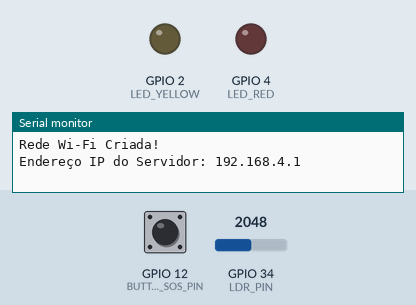
A sketch run on a simulated ESP32. Parts: output pins drawn as LEDs (lit = HIGH), the last lines printed to the serial monitor. The inputs (shaded band) are chosen by the test bench; at power-on: GPIO 34 (LDR_PIN) = 2048, GPIO 12 (BUTTON_SOS_PIN) HIGH.

Above: at 1.2 s.
1.3 s: GPIO 34 (LDR_PIN) set to 1554
3.2 s: GPIO 34 (LDR_PIN) set to 1460
At 4.4 s:
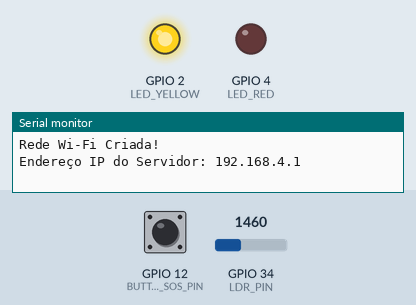
6.2 s: GPIO 12 (BUTTON_SOS_PIN) pulled LOW for 0.15 s
At 6.7 s:
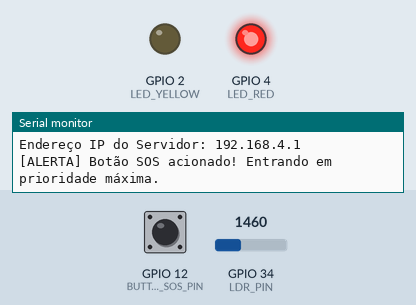
9.3 s: GPIO 12 (BUTTON_SOS_PIN) pulled LOW for 1 s
At 13.1 s:
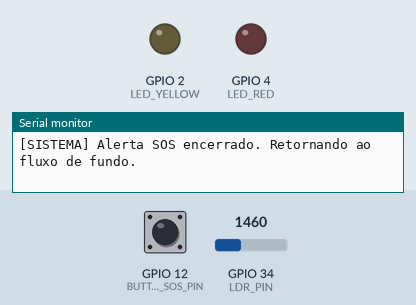
13.3 s: GPIO 12 (BUTTON_SOS_PIN) pulled LOW for 3.2 s
At 14.5 s:
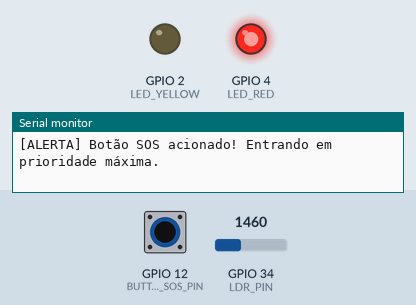
Timing chart, 0 to 19.0 s (numbered marks = the images above; inputs shaded):
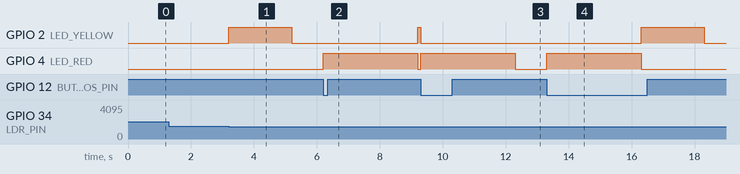

Measured:
- the behaviour switches between 1500 and 1499 on GPIO 34 (LDR_PIN) (found by bisection; images 0 and 1)
- after the input at 1.3 s, every drawn part: stays the same
- after the input at 3.2 s, GPIO 2 (LED_YELLOW): LOW → HIGH at once, → LOW 2.0 s later
- after the input at 6.2 s, GPIO 4 (LED_RED): LOW → HIGH at once, → LOW 3.0 s later
- after the input at 9.3 s, GPIO 4 (LED_RED): LOW → HIGH at once, → LOW 3.0 s later
- after the input at 13.3 s, GPIO 4 (LED_RED): LOW → HIGH at once, → LOW 3.0 s later

The sketch:

SistemaMonitoramento.ino
```cpp
#include <WiFi.h>
#include <WebServer.h>

// Configurações do Access Point Wi-Fi (Igual ao seu anterior)
const char* SSID     = "Monitor_SOS_ESP32";
const char* PASSWORD = "12345678";

// Definição de Pinos (Altere conforme sua montagem física)
#define LDR_PIN 34         // Entrada analógica do ADC para o sensor LDR
#define BUTTON_SOS_PIN 12  // Entrada digital para o botão SOS (com interrupção)
#define LED_YELLOW 2       // Pino do LED de alerta/noturno (ou Built-in se compatível)
#define LED_RED 4          // Pino do LED vermelho de emergência SOS

WebServer server(80);

// Variáveis de controle de estado globais e voláteis (Modificadas na ISR)
volatile bool sosAtivo = false;
volatile unsigned long ultimaInterrupcao = 0;
const unsigned long TEMPO_DEBOUNCE = 50; // Filtro de 50 milissegundos para o botão

// Variável para armazenar a última leitura estável do LDR
int valorLdrAtual = 0;

// Rotina de Serviço de Interrupção (ISR) residente na memória rápida IRAM
void IRAM_ATTR isrBotaoSOS() {
  unsigned long tempoAtual = millis();

  // Tratamento de Debounce por Software
  if (tempoAtual - ultimaInterrupcao > TEMPO_DEBOUNCE) {
    sosAtivo = true; // Sinaliza a ocorrência imediata do evento crítico
    ultimaInterrupcao = tempoAtual;
  }
}

// Interface Web minimalista e moderna em HTML que atualiza os dados via Fetch API
const char* HTML_MONITOR = R"rawhtml(
<!DOCTYPE html>
<html lang="pt-BR">
<head>
  <meta charset="UTF-8">
  <meta name="viewport" content="width=device-width, initial-scale=1">
  <title>Sistema de Monitoramento Inteligente</title>
  <style>
    * { box-sizing: border-box; margin: 0; padding: 0; }
    body { font-family: Arial, sans-serif; background: #0f1117; color: #e2e8f0;
           display: flex; justify-content: center; align-items: center; min-height: 100vh; }
    .card { background: #1a1d27; border: 1px solid #2e3347; border-radius: 12px; padding: 2rem; width: 360px; text-align: center; }
    h1 { color: #3b82f6; font-size: 1.2rem; margin-bottom: 1.5rem; }
    label { font-size: 0.8rem; color: #94a3b8; display: block; margin-bottom: 10px; }
    .ldr-box { background: #22263a; border: 1px solid #2e3347; border-radius: 8px; padding: 1.5rem; margin-bottom: 1rem; }
    .ldr-value { font-size: 3rem; font-family: monospace; color: #f59e0b; font-weight: 700; }
    .status { font-size: 0.9rem; color: #94a3b8; margin-top: 10px; }
    .indicator { display: inline-block; width: 12px; height: 12px; border-radius: 50%; background: #22c55e; margin-right: 6px; }
    .indicator.alert { background: #ef4444; box-shadow: 0 0 8px #ef4444; }
  </style>
</head>
<body>
<div class="card">
  <h1>Monitoramento Urbano & Alerta</h1>
  <label>Telemetria em Tempo Real (Sensor LDR)</label>
  <div class="ldr-box">
    <div class="ldr-value" id="ldrVal">----</div>
    <div class="status" id="ldrStatus">Calculando luminosidade...</div>
  </div>
  <p style="font-size:0.75rem; color:#64748b;">Frequência de Atualização: >= 1Hz</p>
</div>

<script>
// Realiza requisições a cada 1 segundo (1Hz) para obter a leitura do ADC
setInterval(async function() {
  try {
    var resp = await fetch("/data");
    var data = await resp.json();
    document.getElementById("ldrVal").textContent = data.ldr;

    if(data.ldr < 1500) {
      document.getElementById("ldrStatus").innerHTML = "<span class='indicator alert'></span>Modo Noturno Ativo";
    } else {
      document.getElementById("ldrStatus").innerHTML = "<span class='indicator'></span>Luminosidade Normal";
    }
  } catch(e) {
    document.getElementById("ldrVal").textContent = "ERR";
  }
}, 1000);
</script>
</body>
</html>
)rawhtml";

// Envia o JSON com as informações obtidas pelo ADC
void handleData() {
  String json = "{";
  json += "\"ldr\":" + String(valorLdrAtual);
  json += "}";
  server.send(200, "application/json", json);
}

void handleRoot()     { server.send(200, "text/html", HTML_MONITOR); }
void handleNotFound() { server.send(404, "text/plain", "Página não encontrada"); }

void setup() {
  Serial.begin(115200);

  // Configuração dos Pinos
  pinMode(LDR_PIN, INPUT);
  pinMode(LED_YELLOW, OUTPUT);
  pinMode(LED_RED, OUTPUT);

  // Configuração do botão com resistor interno de Pull-up
  pinMode(BUTTON_SOS_PIN, INPUT_PULLUP);

  // Atrela a Interrupção de hardware ao pino do botão na borda de descida (FALLING)
  attachInterrupt(digitalPinToInterrupt(BUTTON_SOS_PIN), isrBotaoSOS, FALLING);

  // Inicialização do Wi-Fi como Ponto de Acesso (AP)
  WiFi.softAP(SSID, PASSWORD);
  Serial.println("Rede Wi-Fi Criada!");
  Serial.print("Endereço IP do Servidor: ");
  Serial.println(WiFi.softAPIP());

  // Configuração das rotas do Servidor Web
  server.on("/", handleRoot);
  server.on("/data", handleData);
  server.onNotFound(handleNotFound);
  server.begin();
}

unsigned long tempoUltimoPisca = 0;
bool estadoAmarelo = false;

void loop() {
  // Executa o tratamento das requisições HTTP do Servidor Web
  server.handleClient();

  // Realiza a leitura contínua (Polling) do LDR para atualização da telemetria
  valorLdrAtual = analogRead(LDR_PIN);

  // MÁQUINA DE ESTADOS E CONTROLE DE PRIORIDADES

  // PRIORIDADE MÁXIMA (NÍVEL 1): Botão SOS acionado de forma assíncrona por Interrupção
  if (sosAtivo) {
    Serial.println("[ALERTA] Botão SOS acionado! Entrando em prioridade máxima.");

    // Desliga qualquer sinalização anterior do modo noturno
    digitalWrite(LED_YELLOW, LOW);

    // Mantém o LED Vermelho fixo por exatamente 3 segundos, conforme o requisito
    digitalWrite(LED_RED, HIGH);
    delay(3000);
    digitalWrite(LED_RED, LOW);

    // Reseta a flag para limpar o estado de interrupção tratada
    sosAtivo = false;
    Serial.println("[SISTEMA] Alerta SOS encerrado. Retornando ao fluxo de fundo.");
  }
  // PRIORIDADE MÉDIA (NÍVEL 2): Condição de Baixa Luminosidade (Modo Noturno)
  else if (valorLdrAtual < 1500) { // 1500 é um limiar padrão ajustável de escuridão
    // Piscar o LED amarelo a cada 2 segundos de forma não-bloqueante usando millis()
    if (millis() - tempoUltimoPisca >= 2000) {
      estadoAmarelo = !estadoAmarelo;
      digitalWrite(LED_YELLOW, estadoAmarelo ? HIGH : LOW);
      tempoUltimoPisca = millis();
    }
  }
  // PRIORIDADE MÍNIMA (NÍVEL 3): Luminosidade está regular/dia
  else {
    digitalWrite(LED_YELLOW, LOW);
    digitalWrite(LED_RED, LOW);
  }
}
```
